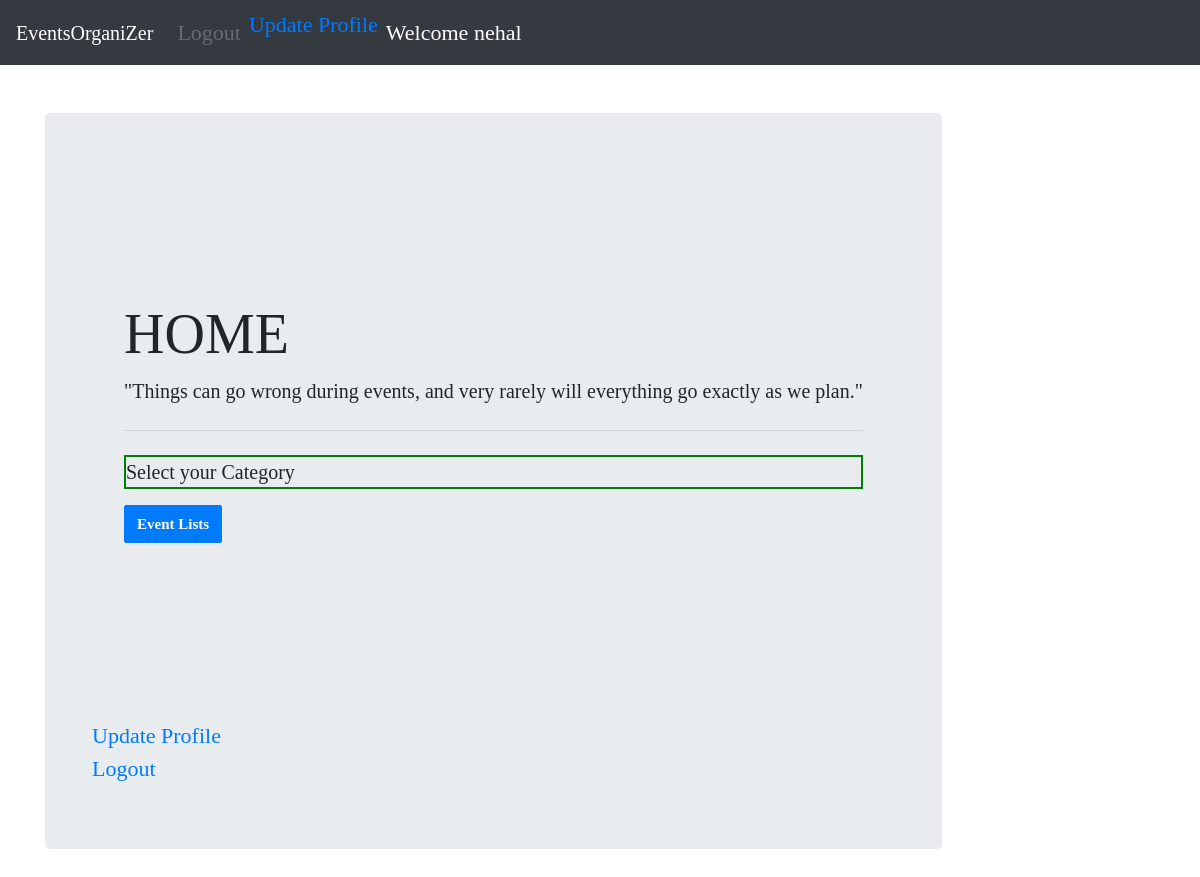
The page /event/ (signed in) on the database as committed earlier.
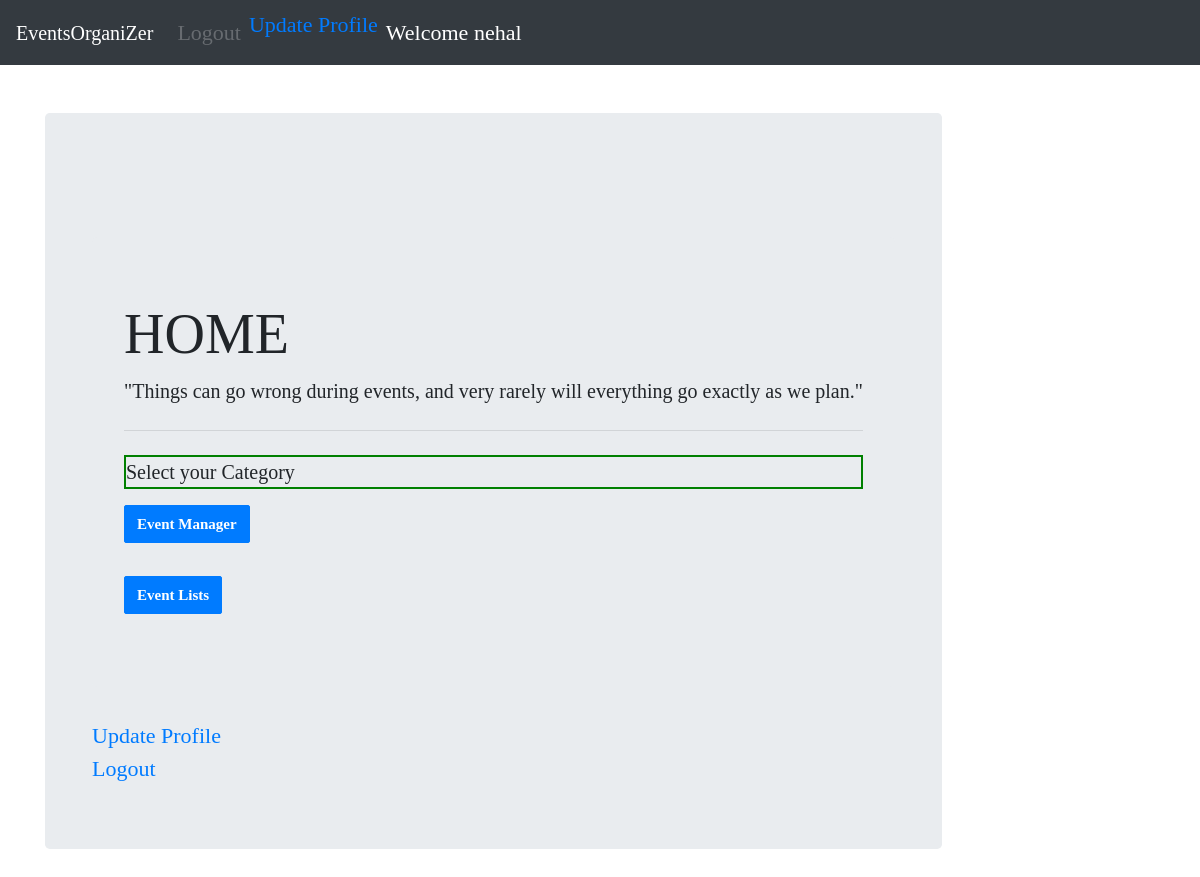
The same page on the database as committed later.
### accounts/views.py (the view)
# urls.py: path('event/' , views.event , name = 'event') ,
def event(request):
    return render(request , 'accounts/events.html' , context=None)

### accounts/templates/accounts/events.html (shortened to what this page needs)
{% extends 'accounts/base.html' %}
{% block content %}
    <div class="container mt-5 mb-5">
        <div class="col">
            <div class="row">
                        <div class="jumbotron">
                            <div class="container">
            <div class="jumbotron pos1">
          <h1 class="display-4">HOME</h1>
          <p class="lead">"Things can go wrong during events, and very rarely will everything go exactly as we plan."</p>
          <hr class="my-4">
          <p id="lab">Select your Category</p>
                {% if user.is_authenticated and user.is_committee %}
                    <button type="button" onclick="window.location.replace('{% url 'committee:create_event' %}')" target="_blank" class="btn btn-primary">Event Manager </button><br><br>
                {% endif %}
            <button type="button" onclick="window.location.replace('{% url 'committee:event_list' %}')" target="_blank" class="btn btn-primary">Event Lists </button><br><br>
          </div>
            {% if user.is_authenticated %}
            <div>
                <a href="{% url 'accounts:update_profile' pk=user.student_profile.id %}" >Update Profile</a>
            </div>
                <div>
                    <a href="{% url 'accounts:logout' %}" >Logout</a>
                </div>
            {% else %}
                <div class="container">
                <a href="{% url 'accounts:signup' %}">SignUp</a>
                </div>
            {% endif %}
          </div>
                </div>
            </div>
        </div>
    </div>
{% endblock %}

Rows that differ between the two databases and show on the page:
changed User "nehal": is_committee False → True (drawn)
Other text that changed with them:
text now shown: "Event Manager"
